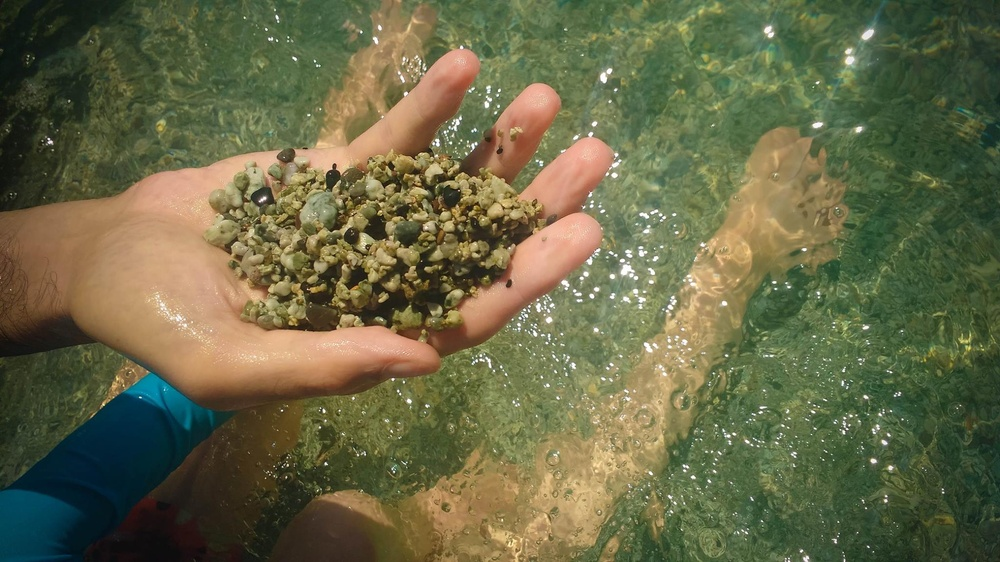
#> input picture Introducao_visao_computacional/imagens/praia.jpg, 1000 x 562 px, shrunk from 2048 x 1152 before the run, found by its file name
$ jupyter execute --allow-errors 'Copy_of_Aula_2_Visão_computacional.ipynb'
#> lines starting #> are read from the running program, lines starting #| are printed output that depends on the picture; after the words box and inside, x2 and y2 are one past the last pixel; in counts of white or black regions, pixels touching at a corner belong together
# Introdução à Visão Computacional
Prof. Ricardo Petri Silva

[cell 1]
from google.colab import drive
drive.mount('/content/drive')

### 1) Manipulação de espaços de cores

[cell 2]
# Bibliotecas Importantes
from PIL import Image
from numpy import *
from pylab import *
import matplotlib.pyplot as plt
import matplotlib.image as mpimg
import imFerramentas as imF

Referências para as bibliotecas:
- Image: https://pillow.readthedocs.io/en/stable/reference/Image.html
- Numpy: https://numpy.org/doc/stable/reference/index.html
- Pylab: https://www.tutorialspoint.com/matplotlib/matplotlib_pylab_module.htm
- Matplotlib: https://matplotlib.org/stable/tutorials/introductory/images.html
- Imshow: https://matplotlib.org/stable/api/_as_gen/matplotlib.pyplot.imshow.html
- Skimage: https://scikit-image.org/docs/stable/api/api.html

[cell 3]
# Lendo a imagem como um array
img =  mpimg.imread('praia.jpg')
#> img is the input picture: shape (562, 1000, 3); mean R, G, B 103.5, 103.7, 70.2

# plotando a imagem
plt.imshow(img)

[cell 4]
#Para permitir integração com o Google Drive
from google.colab import drive
drive.mount('/content/drive')

# Lendo a imagem como um array (Forma alternativa com google drive)
img =  mpimg.imread('/content/drive/MyDrive/Imagens aula - Introdução à Visão Computacional/praia.jpg')

# plotando a imagem
plt.imshow(img)

[cell 5]
#RGB
fig = plt.figure(figsize=(16, 8))
a = fig.add_subplot(2, 3, 1) # primeiro parâmetro representa a qtd de linhas na nossa figura, segundo parâmetro a qtd de colunas e o último parâmetro
#o posicionamento da nossa subimagem, normalmente é representado de forma crescente partindo do numero 1.
imgplot = plt.imshow(img[:,:,0],cmap="Reds")
a.set_title('Canal R')

b = fig.add_subplot(2, 3, 2)
imgplot = plt.imshow(img[:,:,1],cmap="Greens")
b.set_title('Canal G')

c = fig.add_subplot(2, 3, 3)
imgplot = plt.imshow(img[:,:,2],cmap="Blues")
c.set_title('Canal B')
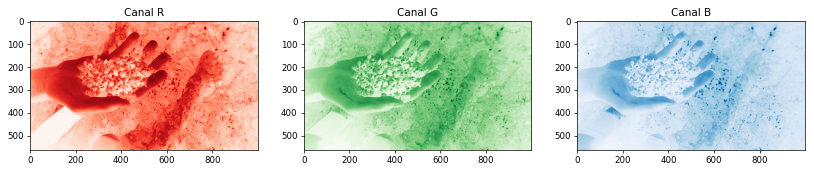
#> figure drawn by matplotlib, 3 panels

Convertendo para tons de cinza

[cell 6]
from skimage.color import rgb2gray #2 = to => rgb to gray
img_gray = rgb2gray(img)
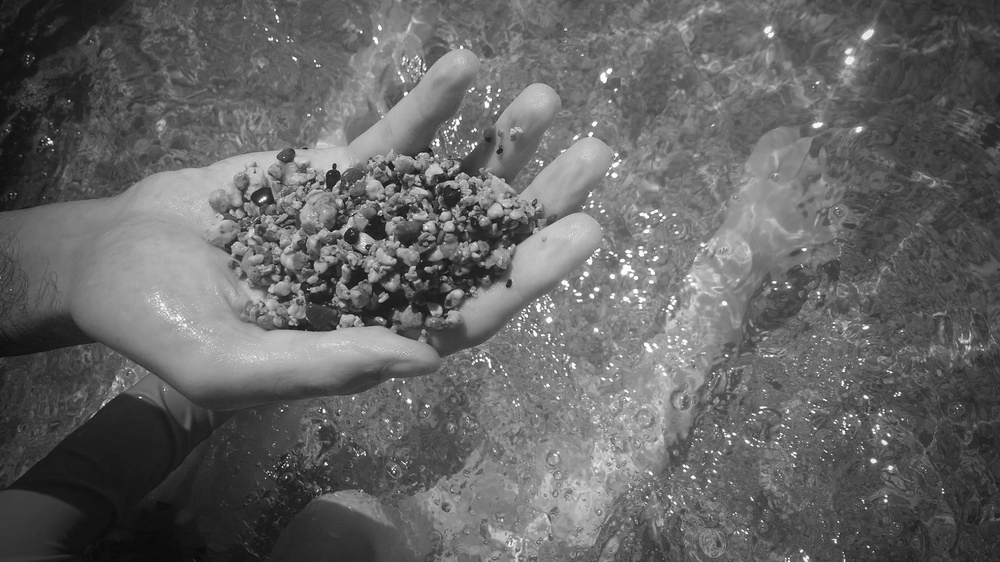
#> img_gray: shape (562, 1000) float64; min 0.0347, max 1, mean 0.397
plt.imshow(img_gray, cmap='gray')

Convertendo RGB para YIQ

[cell 7]
from skimage.color import rgb2yiq
img_YIQ = rgb2yiq(img)
#> img_YIQ: shape (562, 1000, 3) float64; mean of channels 0, 1, 2 0.391, 0.0417, -0.041

fig, ax = plt.subplots(1, 3, figsize=(12,4)) # qtd linhas, qtd colunas, define a resoluação da nossa figura
ax[0].imshow(img_YIQ[:,:,0], cmap='gray')
ax[0].set_title('Y')
ax[1].imshow(img_YIQ[:,:,1], cmap='gray')
ax[1].set_title('I')
ax[2].imshow(img_YIQ[:,:,2], cmap='gray')
ax[2].set_title('Q');
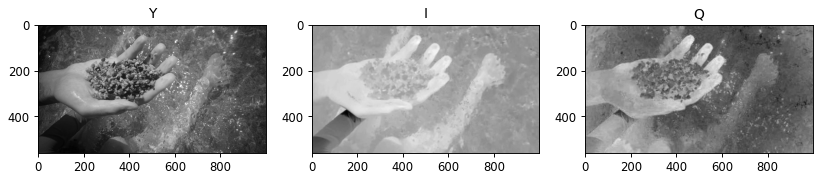
#> figure drawn by matplotlib, 3 panels

Convertendo RGB para HSV

[cell 8]
from skimage.color import rgb2hsv

rgb_img = img
hsv_img = rgb2hsv(rgb_img)
#> hsv_img: shape (562, 1000, 3) float64; mean of channels 0, 1, 2 0.207, 0.424, 0.45
hue_img = hsv_img[:, :, 0]
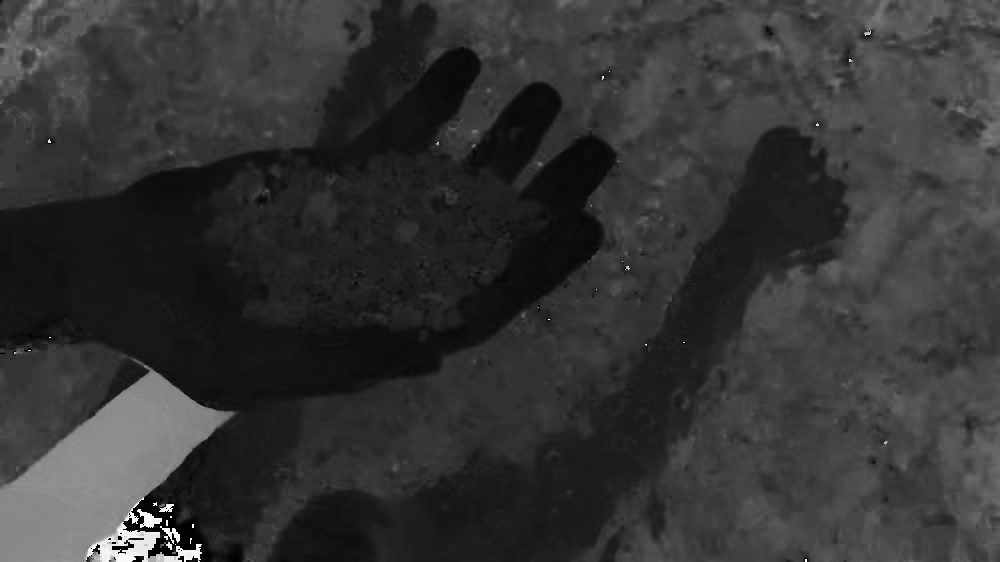
#> hue_img: shape (562, 1000) float64; min 0, max 0.996, mean 0.207
saturation_img = hsv_img[:,:,1]
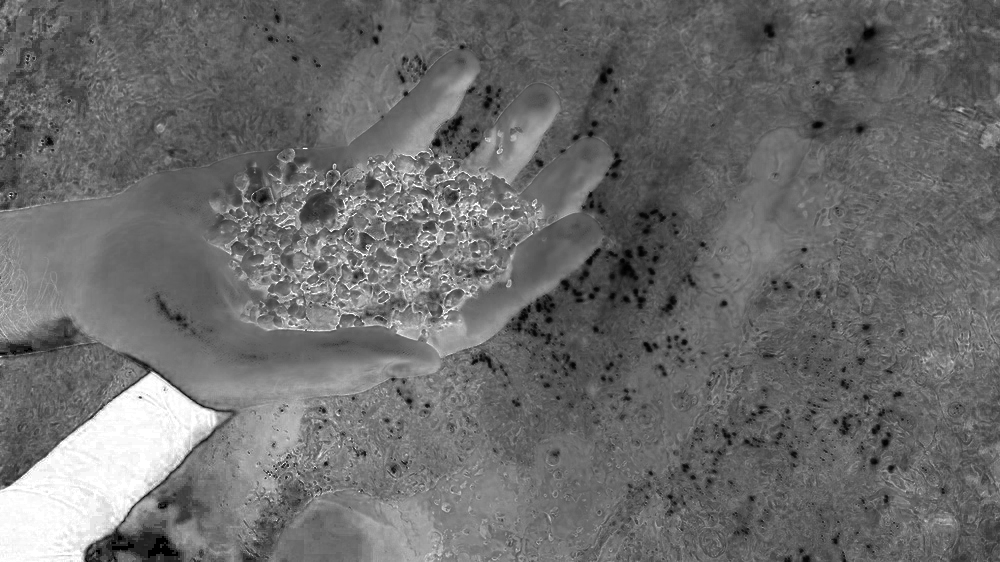
#> saturation_img: shape (562, 1000) float64; min 0, max 1, mean 0.424
value_img = hsv_img[:, :, 2]
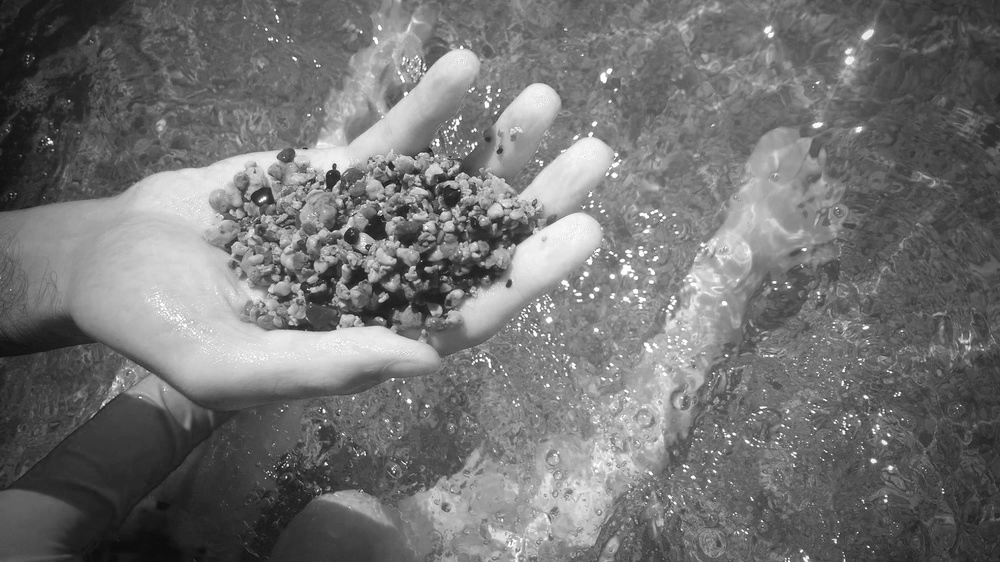
#> value_img: shape (562, 1000) float64; min 0.0431, max 1, mean 0.45

fig, (ax0, ax1, ax2, ax3) = plt.subplots(ncols=4, figsize=(12, 4)) # default - padrão = 1 linha

ax0.imshow(rgb_img)
ax0.set_title("Imagem RGB")
ax0.axis('off')
ax1.imshow(hue_img)
ax1.set_title("Canal HUE")
ax1.axis('off')
ax2.imshow(value_img)
ax2.set_title("Canal de Saturação")
ax2.axis('off')
ax3.imshow(value_img)
ax3.set_title("Canal de valor (Brilho)")
ax3.axis('off')

#fig.tight_layout()

[cell 9]
fig, ax = plt.subplots(1, 3, figsize=(12,4))
ax[0].imshow(hsv_img[:,:,0], cmap='gray')
ax[0].set_title('H')
ax[1].imshow(hsv_img[:,:,1], cmap='gray')
ax[1].set_title('S')
ax[2].imshow(hsv_img[:,:,2], cmap='gray')
ax[2].set_title('V');

[cell 10]
fig, ax = plt.subplots(1, 3, figsize=(15, 5))
ax[0].imshow(hsv_img[:,:,0],cmap='hsv')
ax[0].set_title('H')
ax[1].imshow(hsv_img[:,:,1],cmap='hsv')
ax[1].set_title('S')
ax[2].imshow(hsv_img[:,:,2],cmap='hsv')
ax[2].set_title('V')

Convertendo RGB para LAB

[cell 11]
from skimage.color import rgb2lab
img_lab = rgb2lab(img)
#> img_lab: shape (562, 1000, 3) float64; mean of channels 0, 1, 2 42.7, -5.5, 18.9

fig, ax = plt.subplots(1, 3, figsize=(15, 5))
ax[0].imshow(img_lab[:,:,0])
ax[0].set_title('L')
ax[1].imshow(img_lab[:,:,1])
ax[1].set_title('A')
ax[2].imshow(img_lab[:,:,2])
ax[2].set_title('B')
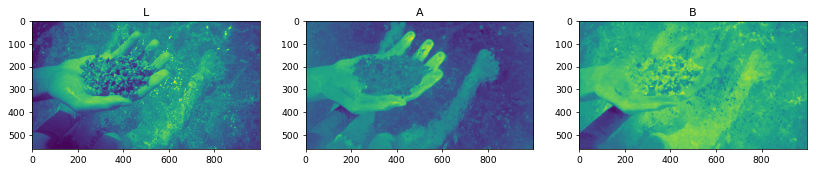
#> figure drawn by matplotlib, 3 panels

2) Equalização de histograma

[cell 12]
img = array(Image.open('/content/drive/MyDrive/Imagens aula - Introdução à Visão Computacional/atividade1.png').convert('L'))
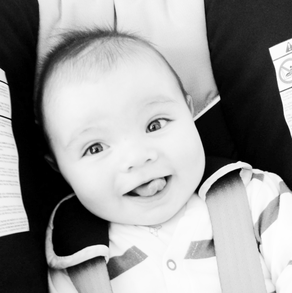
#> input picture Introducao_visao_computacional/imagens/atividade1.png, 292 x 293 px, shrunk from 599 x 600 before the run, found by its file name
#> img: shape (293, 292)
#Forma alternativa de leitura:
#img =  mpimg.imread('atividade1.png')

#> (the rest of this cell did not finish here and is left out)

3) Limiarização

[cell 13]
#limiarizacao
img = array(Image.open('/content/drive/MyDrive/Imagens aula - Introdução à Visão Computacional/atividade1.png').convert('L'))
#Forma alternativa de leitura:
#img =  mpimg.imread('atividade1.png')

#varias resolucoes em histograma
fig = plt.figure(figsize=(16, 8))
aux = 1
#> (the rest of this cell did not finish here and is left out)

Definindo um limiar

[cell 14]
hue_threshold = 0.04 #limiarização
binary_img = hue_img > hue_threshold
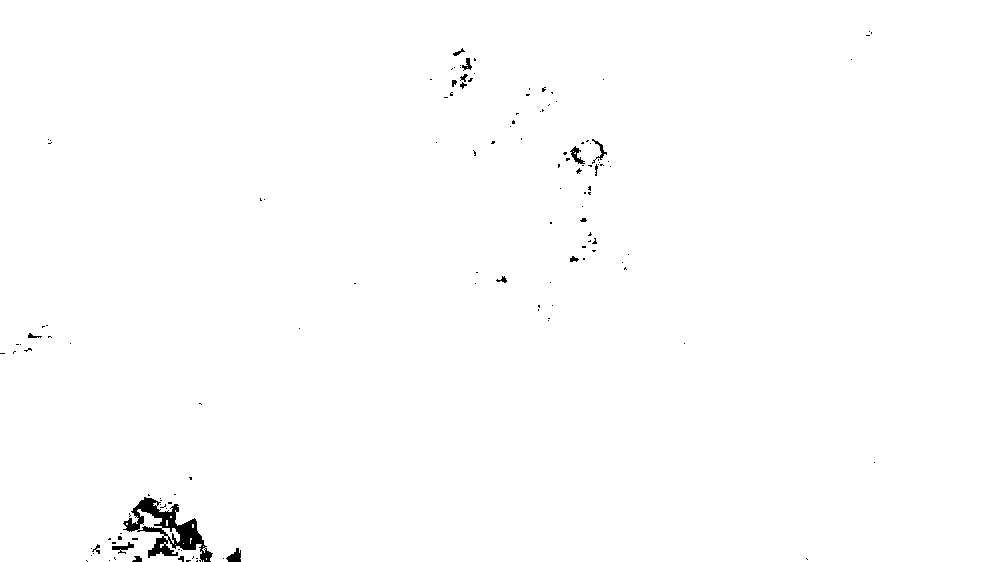
#> binary_img: shape (562, 1000) bool; 99.4% white; 134 black regions (116 under 20 px), largest, box (x1, y1, x2, y2) and area: (123, 497, 213, 562) 1988, (226, 548, 241, 562) 129, (570, 146, 585, 164) 108

fig, (ax0, ax1) = plt.subplots(ncols=2, figsize=(8, 3))

ax0.hist(hue_img.ravel(), 256)
ax0.set_title("Histograma do canal HUE com limiarização")
ax0.axvline(x=hue_threshold, color='r', linestyle='dashed', linewidth=2)
ax0.set_xbound(0, 0.12)
#ax1.imshow(binary_img)
ax1.imshow(binary_img, cmap='gray')
ax1.set_title("Imagem no canal HUE após limiarização")
ax1.axis('on')

fig.tight_layout()
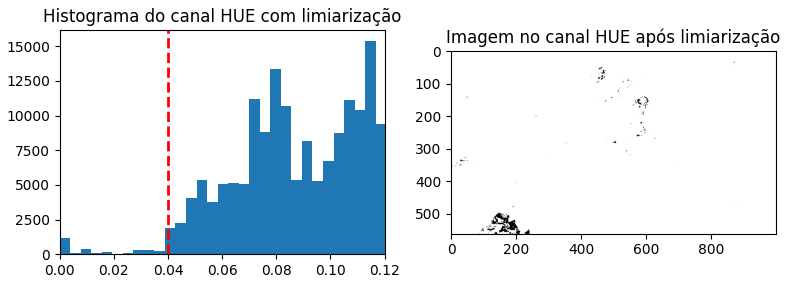
#> figure drawn by matplotlib, 2 panels; panel 1: tallest bar 15379 high, from x = 0.113 to 0.117
